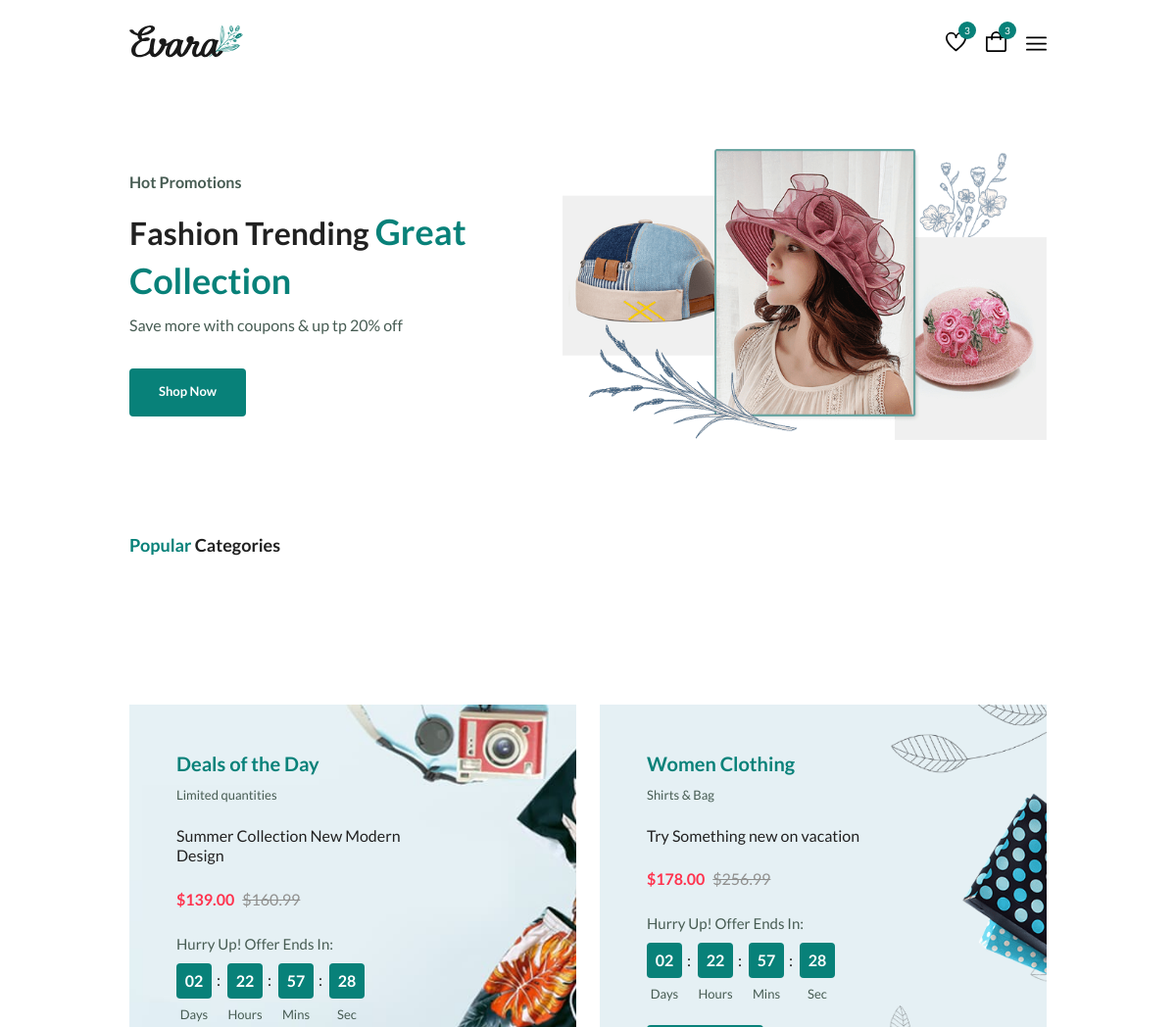
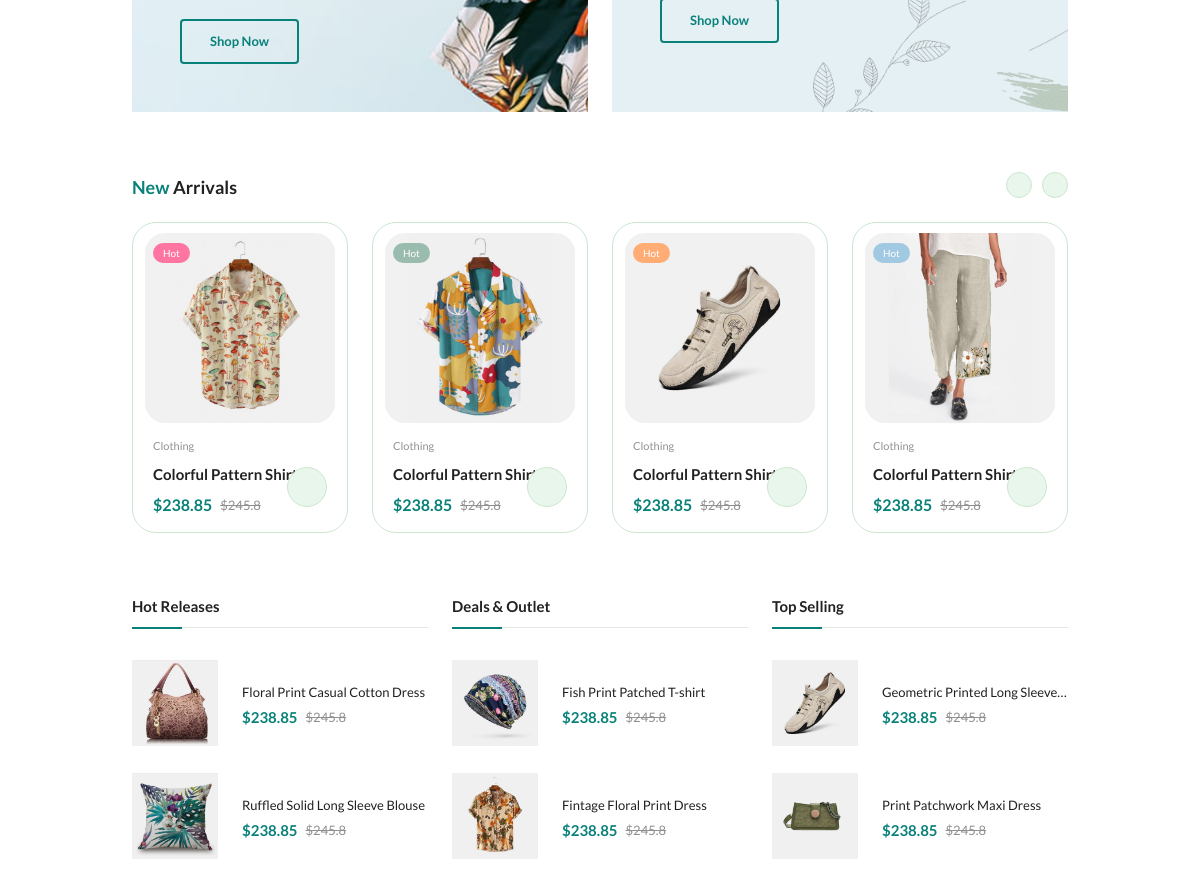
The app's page / (upper part), older data (2 pictures, top to bottom).
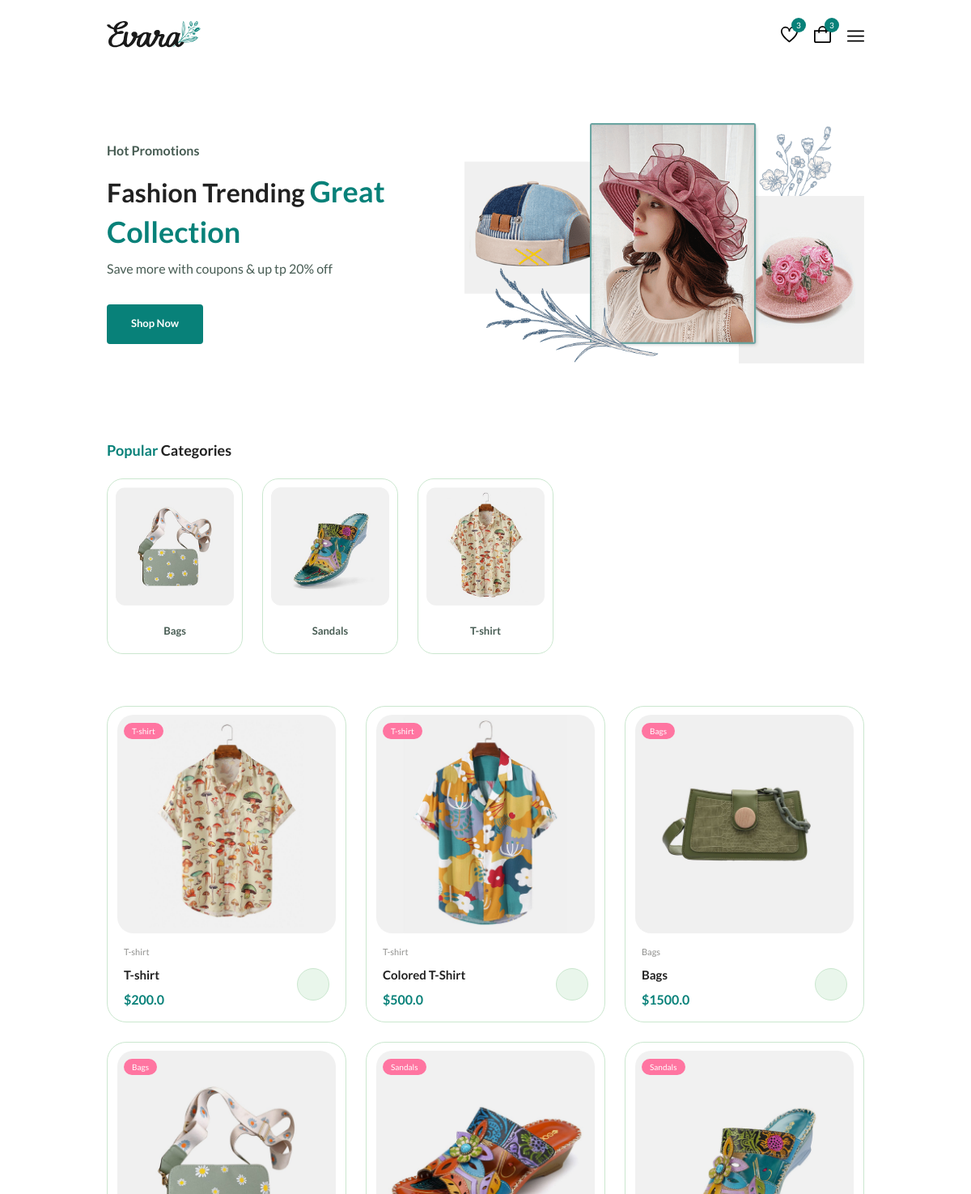
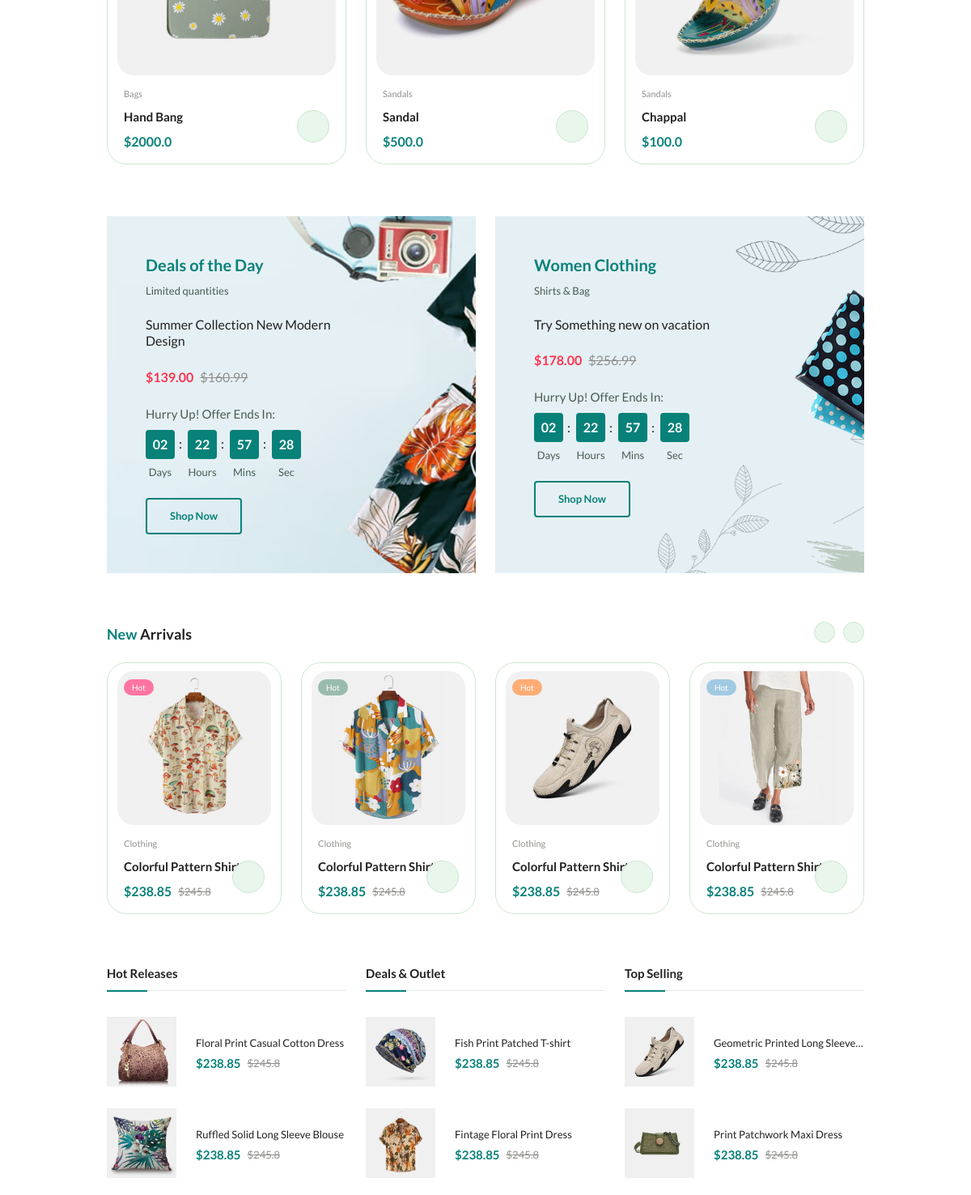
The same page, newer data (2 pictures, top to bottom).
### myapp/models.py (models this page shows)
class Category(models.Model):
    name = models.CharField(max_length=50)
    image = models.ImageField(upload_to="category_image")
    def __str__(self):
        return self.name

class Product(models.Model):
    category = models.ForeignKey(Category,on_delete=models.CASCADE)
    name = models.CharField(max_length=50)
    price = models.FloatField()
    qty  =models.IntegerField()
    description = models.TextField()
    image = models.ImageField(upload_to="product_image")

### myapp/views.py (the view)
# urls.py: path("",index,name="index"),
def index(request):
    allCategories = Category.objects.all()
    allProducts = Product.objects.all()
    try :
        catid = request.GET['catid']
        allProducts = Product.objects.filter(category_id=catid)
        return render(request,"index.html",{"categories":allCategories,"products":allProducts})
    except Exception as e :
         return render(request,"index.html",{"categories":allCategories,"products":allProducts})

### myapp/templates/index.html (shortened to what this page needs)
{% extends "base.html" %}
{% block content %}
<main class="main">
  <section class="home section--lg">
    <div class="home__container container grid">
      <div class="home__content">
        <span class="home__subtitle">Hot Promotions</span>
        <h1 class="home__title">
          Fashion Trending <span>Great Collection</span>
        </h1>
        <p class="home__description">
          Save more with coupons & up tp 20% off
        </p>
        <a href="shop.html" class="btn">Shop Now</a>
      </div>
      <img src="static/assets/img/home-img.png" class="home__img" alt="hats" />
    </div>
  </section>
  <section class="categories container section">
    <h3 class="section__title"><span>Popular</span> Categories</h3>
    <div class="categories__container swiper">
      <div class="swiper-wrapper">
        {%for category in categories%}
        <a href="{%url 'index'%}?catid={{category.id}}" class="category__item swiper-slide">
          <img src="media/{{category.image}}" alt={{category.image}} class="category__img" />
          <h3 class="category__title">{{category.name}}</h3>
        </a>
        {%endfor%}
      </div>
    </div>
  </section>
  <section class="products container section">
    <div class="tab__items">
      <div class="tab__item active-tab" content id="featured">
        <div class="products__container grid">
          {%for product in products%}
          <div class="product__item">
            <div class="product__banner">
              <a href="{%url 'details'%}?pid={{product.id}}" class="product__images">
              </a>
              <div class="product__badge light-pink">{{product.category}}</div>
            </div>
            <div class="product__content">
              <span class="product__category">{{product.category}}</span>
              <a href="details.html">
                <h3 class="product__title">{{product.name}}</h3>
              </a>
              <div class="product__price flex">
                <span class="new__price">${{product.price}}</span>
              </div>
              <a class="action__btn cart__btn" aria-label="Add To Cart" onclick="addtocart('{{product.id}}')">
              </a>
            </div>
          </div>
          {%endfor%}
        </div>
      </div>
    </div>
  </section>
  <section class="deals section">
    <div class="deals__container container grid">
      <div class="deals__item">
        <div class="deals__group">
          <h3 class="deals__brand">Deals of the Day</h3>
          <span class="deals__category">Limited quantities</span>
        </div>
        <h4 class="deals__title">Summer Collection New Modern Design</h4>
        <div class="deals__price flex">
          <span class="new__price">$139.00</span>
          <span class="old__price">$160.99</span>
        </div>
        <div class="deals__group">
          <p class="deals__countdown-text">Hurry Up! Offer Ends In:</p>
          <div class="countdown">
            <div class="countdown__amount">
              <p class="countdown__period">02</p>
              <span class="unit">Days</span>
            </div>
            <div class="countdown__amount">
              <p class="countdown__period">22</p>
              <span class="unit">Hours</span>
            </div>
            <div class="countdown__amount">
              <p class="countdown__period">57</p>
              <span class="unit">Mins</span>
            </div>
            <div class="countdown__amount">
              <p class="countdown__period">28</p>
              <span class="unit">Sec</span>
            </div>
          </div>
        </div>
        <div class="deals__btn">
          <a href="details.html" class="btn btn--md">Shop Now</a>
        </div>
      </div>
      <div class="deals__item">
        <div class="deals__group">
          <h3 class="deals__brand">Women Clothing</h3>
          <span class="deals__category">Shirts & Bag</span>
        </div>
        <h4 class="deals__title">Try Something new on vacation</h4>
        <div class="deals__price flex">
          <span class="new__price">$178.00</span>
          <span class="old__price">$256.99</span>
        </div>
        <div class="deals__group">
          <p class="deals__countdown-text">Hurry Up! Offer Ends In:</p>
          <div class="countdown">
            <div class="countdown__amount">
              <p class="countdown__period">02</p>
              <span class="unit">Days</span>
            </div>
            <div class="countdown__amount">
              <p class="countdown__period">22</p>
              <span class="unit">Hours</span>
            </div>
            <div class="countdown__amount">
              <p class="countdown__period">57</p>
              <span class="unit">Mins</span>
            </div>
            <div class="countdown__amount">
              <p class="countdown__period">28</p>
              <span class="unit">Sec</span>
            </div>
          </div>
        </div>
        <div class="deals__btn">
          <a href="details.html" class="btn btn--md">Shop Now</a>
        </div>
      </div>
    </div>
  </section>
  <section class="new__arrivals container section">
    <h3 class="section__title"><span>New</span> Arrivals</h3>
    <div class="new__container swiper">
      <div class="swiper-wrapper">
        <div class="product__item swiper-slide">
          <div class="product__banner">
            <a href="details.html" class="product__images">
            </a>
            <div class="product__badge light-pink">Hot</div>
          </div>
          <div class="product__content">
            <span class="product__category">Clothing</span>
            <a href="details.html">
              <h3 class="product__title">Colorful Pattern Shirts</h3>
            </a>
            <div class="product__price flex">
              <span class="new__price">$238.85</span>
              <span class="old__price">$245.8</span>
            </div>
            <a href="#" class="action__btn cart__btn" aria-label="Add To Cart">
            </a>
          </div>
        </div>
        <div class="product__item swiper-slide">
          <div class="product__banner">
            <a href="details.html" class="product__images">
            </a>
            <div class="product__badge light-green">Hot</div>
          </div>
          <div class="product__content">
            <span class="product__category">Clothing</span>
            <a href="details.html">
              <h3 class="product__title">Colorful Pattern Shirts</h3>
            </a>
            <div class="product__price flex">
              <span class="new__price">$238.85</span>
              <span class="old__price">$245.8</span>
            </div>
            <a href="#" class="action__btn cart__btn" aria-label="Add To Cart">
            </a>
          </div>
        </div>
        <div class="product__item swiper-slide">
          <div class="product__banner">
            <a href="details.html" class="product__images">
            </a>
            <div class="product__badge light-orange">Hot</div>
          </div>
          <div class="product__content">
            <span class="product__category">Clothing</span>
            <a href="details.html">
              <h3 class="product__title">Colorful Pattern Shirts</h3>
            </a>
            <div class="product__price flex">
              <span class="new__price">$238.85</span>
              <span class="old__price">$245.8</span>
            </div>
            <a href="#" class="action__btn cart__btn" aria-label="Add To Cart">
            </a>
          </div>
        </div>
        <div class="product__item swiper-slide">
          <div class="product__banner">
            <a href="details.html" class="product__images">
            </a>
            <div class="product__badge light-blue">Hot</div>
          </div>
          <div class="product__content">
            <span class="product__category">Clothing</span>
            <a href="details.html">
              <h3 class="product__title">Colorful Pattern Shirts</h3>
            </a>
            <div class="product__price flex">
              <span class="new__price">$238.85</span>
              <span class="old__price">$245.8</span>
            </div>
            <a href="#" class="action__btn cart__btn" aria-label="Add To Cart">
            </a>
          </div>
        </div>
      </div>
      <div class="swiper-button-prev">
      </div>
      <div class="swiper-button-next">
      </div>
    </div>
  </section>
  <section class="showcase section">
    <div class="showcase__container container grid">
      <div class="showcase__wrapper">
        <h3 class="section__title">Hot Releases</h3>
        <div class="showcase__item">
          <a href="details.html" class="showcase__img-box">
            <img src="./static/assets/img/showcase-img-1.jpg" alt="" class="showcase__img" />
          </a>
          <div class="showcase__content">
            <a href="details.html">
              <h4 class="showcase__title">
                Floral Print Casual Cotton Dress
              </h4>
            </a>
            <div class="showcase__price flex">
              <span class="new__price">$238.85</span>
              <span class="old__price">$245.8</span>
            </div>
          </div>
        </div>
        <div class="showcase__item">
          <a href="details.html" class="showcase__img-box">
            <img src="./static/assets/img/showcase-img-2.jpg" alt="" class="showcase__img" />
          </a>
          <div class="showcase__content">
            <a href="details.html">
              <h4 class="showcase__title">
                Ruffled Solid Long Sleeve Blouse
              </h4>
            </a>
            <div class="showcase__price flex">
              <span class="new__price">$238.85</span>
              <span class="old__price">$245.8</span>
            </div>
          </div>
        </div>
      </div>
      <div class="showcase__wrapper">
        <h3 class="section__title">Deals & Outlet</h3>
        <div class="showcase__item">
          <a href="details.html" class="showcase__img-box">
            <img src="./static/assets/img/showcase-img-4.jpg" alt="" class="showcase__img" />
          </a>
          <div class="showcase__content">
            <a href="details.html">
              <h4 class="showcase__title">Fish Print Patched T-shirt</h4>
            </a>
            <div class="showcase__price flex">
              <span class="new__price">$238.85</span>
              <span class="old__price">$245.8</span>
            </div>
          </div>
        </div>
        <div class="showcase__item">
          <a href="details.html" class="showcase__img-box">
            <img src="./static/assets/img/showcase-img-5.jpg" alt="" class="showcase__img" />
          </a>
          <div class="showcase__content">
            <a href="details.html">
              <h4 class="showcase__title">Fintage Floral Print Dress</h4>
            </a>
            <div class="showcase__price flex">
              <span class="new__price">$238.85</span>
              <span class="old__price">$245.8</span>
            </div>
          </div>
        </div>
      </div>
      <div class="showcase__wrapper">
        <h3 class="section__title">Top Selling</h3>
        <div class="showcase__item">
          <a href="details.html" class="showcase__img-box">
            <img src="./static/assets/img/showcase-img-7.jpg" alt="" class="showcase__img" />
          </a>
          <div class="showcase__content">
            <a href="details.html">
              <h4 class="showcase__title">
                Geometric Printed Long Sleeve Blouse
              </h4>
            </a>
            <div class="showcase__price flex">
              <span class="new__price">$238.85</span>
              <span class="old__price">$245.8</span>
            </div>
          </div>
        </div>
        <div class="showcase__item">
          <a href="details.html" class="showcase__img-box">
            <img src="./static/assets/img/showcase-img-8.jpg" alt="" class="showcase__img" />
          </a>
          <div class="showcase__content">
            <a href="details.html">
              <h4 class="showcase__title">Print Patchwork Maxi Dress</h4>
            </a>
            <div class="showcase__price flex">
              <span class="new__price">$238.85</span>
              <span class="old__price">$245.8</span>
            </div>
          </div>
        </div>
      </div>
    </div>
  </section>
</main>
{%endblock%}

### myapp/templates/base.html (shortened to what this page needs)
{%load static%}
<!DOCTYPE html>
<html lang="en">
<head>
  <link rel="stylesheet"
    href="https://cdn-uicons.flaticon.com/2.0.0/uicons-regular-straight/css/uicons-regular-straight.css" />
  <link rel="stylesheet" href="https://cdn.jsdelivr.net/npm/swiper@11/swiper-bundle.min.css" />
  <link rel="stylesheet" href="static/assets/css/styles.css" />
</head>
<body>
  <header class="header">
    <nav class="nav container">
      <a href="index.html" class="nav__logo">
        <img class="nav__logo-img" src="static/assets/img/logo.svg" alt="website logo" />
      </a>
      <div class="header__user-actions">
        <a href="{%url 'wishlist'%}" class="header__action-btn" title="Wishlist">
          <img src="static/assets/img/icon-heart.svg" alt="" />
          <span class="count">3</span>
        </a>
        <a href="{%url 'cart'%}" class="header__action-btn" title="Cart">
          <img src="static/assets/img/icon-cart.svg" alt="" />
          <span class="count">3</span>
        </a>
        <div class="header__action-btn nav__toggle" id="nav-toggle">
          <img src="./static/assets//img/menu-burger.svg" alt="" />
        </div>
      </div>
    </nav>
  </header>
  {% block content %}{% endblock %}
</body>
</html>

Row changes from the older to the newer data that the page shows:
added Category: image (picture), name "T-shirt"
added Category: image (picture), name "Bags"
added Category: image (picture), name "Sandals"
added Product: category "T-shirt", name "T-shirt", price "200.0"
added Product: category "T-shirt", name "Colored T-Shirt", price "500.0"
added Product: category "Bags", name "Bags", price "1500.0"
added Product: category "Bags", name "Hand Bang", price "2000.0"
added Product: category "Sandals", name "Sandal", price "500.0"
added Product: category "Sandals", name "Chappal", price "100.0"
